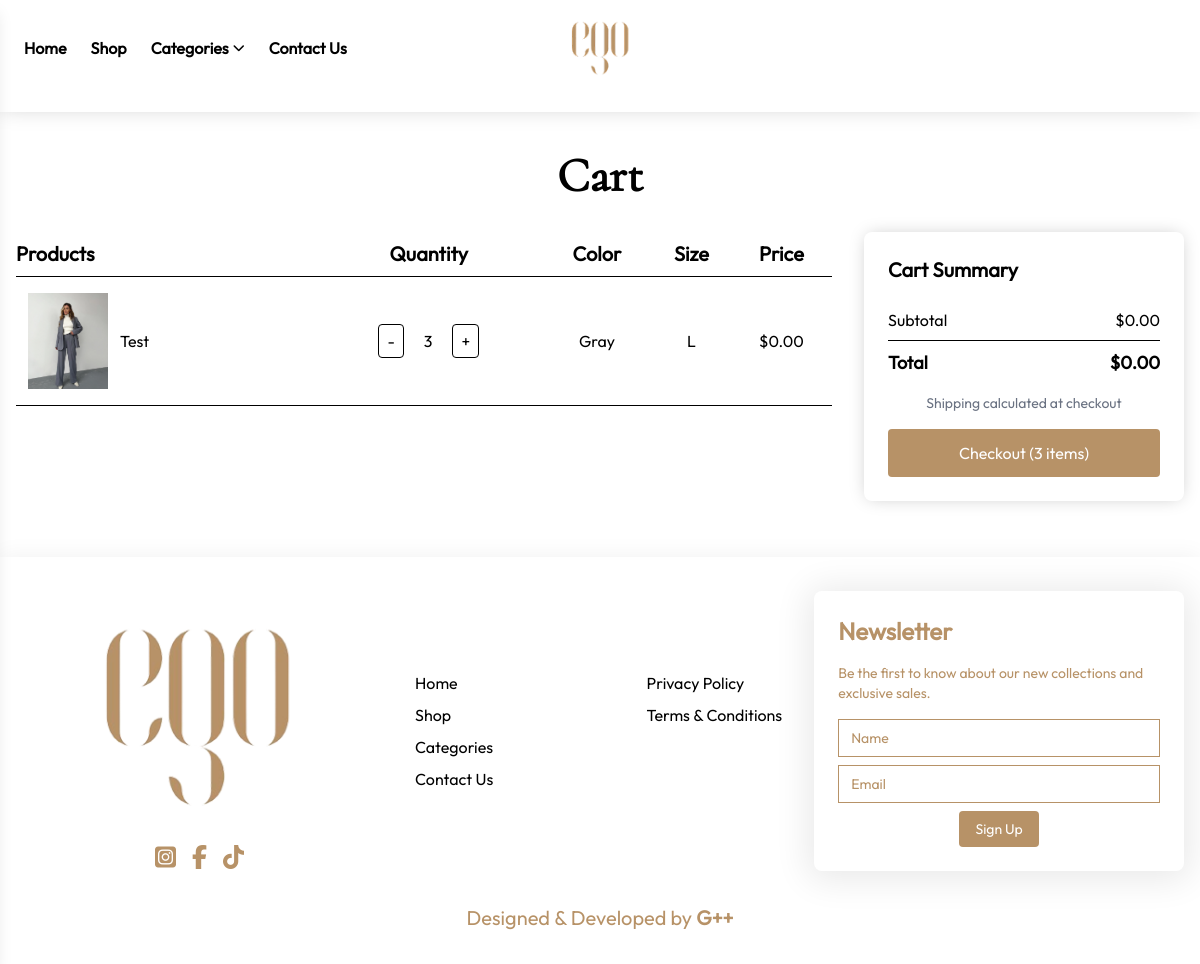
Screenshot of /cart.php (signed in) with the database file from the repository.
### tables this page shows
CREATE TABLE `cart_item` (
  `item_id` int(11) NOT NULL,
  `cart_id` int(11) NOT NULL,
  `product_id` int(11) NOT NULL,
  `variant_id` int(11) DEFAULT NULL,
  `image_id` int(11) DEFAULT NULL,
  `quantity` int(11) NOT NULL DEFAULT 1,
  `price` decimal(10,2) NOT NULL
);

CREATE TABLE `product_images` (
  `id` int(11) NOT NULL,
  `product_id` int(11) NOT NULL,
  `variant_id` int(11) DEFAULT NULL,
  `color_id` int(11) DEFAULT NULL,
  `image_path` varchar(255) NOT NULL,
  `is_main` tinyint(1) DEFAULT 0,
  `display_order` int(11) DEFAULT 1
);

CREATE TABLE `products` (
  `id` int(11) NOT NULL,
  `name` varchar(150) NOT NULL,
  `description` text DEFAULT NULL,
  `base_price` decimal(10,2) NOT NULL,
  `weight` decimal(10,2) DEFAULT NULL,
  `category_id` int(11) DEFAULT NULL,
  `created_at` timestamp NOT NULL DEFAULT current_timestamp(),
  `is_top` tinyint(1) NOT NULL DEFAULT 0,
  `is_active` tinyint(1) DEFAULT 1
);

CREATE TABLE `colors` (
  `id` int(11) NOT NULL,
  `name` varchar(50) NOT NULL,
  `hex_code` varchar(7) DEFAULT NULL
);

CREATE TABLE `sizes` (
  `id` int(11) NOT NULL,
  `name` varchar(50) NOT NULL,
  `type` varchar(50) DEFAULT NULL
);

### app/controllers/cartController.php (called while the page is built, shortened)
<?php
    require_once MODELS . 'Cart.php';
    class CartController{
        public function getCartItems() {
            try {
                if(isset($_SESSION['user_id'])){
                    $userId = $_SESSION['user_id'];
                    $cartId = Cart::getOrCreateCart($userId);
                    $items = Cart::getCartItemsWithDetails($cartId);
                    $total = Cart::getCartTotal($cartId);
                    $count = 0;
                    foreach($items as $item) {
                        $count += $item['quantity'];
                    }
                    return [
                        'success' => true,
                        'items' => $items,
                        'total' => $total,
                        'count' => $count
                    ];
                }
                $items = [];
                $total = 0;
                $count = 0;
                return [
                    'success' => true,
                    'items' => $items,
                    'total' => $total,
                    'count' => $count
                ];
            } catch (Exception $e) {
                return ['success' => false, 'message' => 'Server error: ' . $e->getMessage()];
            }
        }
    }

### app/core/DB.php (called while the page is built, shortened)
<?php
    require_once __DIR__ . '/../config/database.php';
    class DB{
        public static function getConnection(){
            global $pdo;
            return $pdo;
        }
        public static function query($sql, $params = []){
            $stmt = self::getConnection()->prepare($sql);
            if (!empty($params)) {
                foreach ($params as $index => $value) {
                    $paramType = is_int($value) ? PDO::PARAM_INT : PDO::PARAM_STR;
                    $stmt->bindValue($index + 1, $value, $paramType);
                }
                $stmt->execute();
            } else {
                $stmt->execute($params);
            }
            return $stmt;
        }
    }

### app/models/Cart.php (called while the page is built, shortened)
<?php
    require_once CORE . 'DB.php';
    class Cart{
        public static function getOrCreateCart($userId){
            try{
                $stmt = DB::query("SELECT cart_id FROM cart WHERE user_id = ?", [$userId]);
                $cart = $stmt->fetch(PDO::FETCH_ASSOC);
                if($cart){
                    return $cart['cart_id'];
                }else{
                    DB::query("INSERT INTO cart (user_id) VALUES (?)", [$userId]);
                    return DB::getConnection()->lastInsertId();
                }
            }catch(PDOException $e){
                throw new Exception("Failed to get or create cart: " . $e->getMessage());
            }
        }
        public static function getCartItemsWithDetails($cartId) {
            try {
                $stmt = DB::query("
                    SELECT
                        ci.item_id,
                        ci.product_id,
                        ci.quantity,
                        ci.price,
                        p.name,
                        p.description,
                        c.name AS color,
                        s.name AS size,
                        pi.image_path AS image
                    FROM cart_item ci
                    JOIN products p ON ci.product_id = p.id
                    LEFT JOIN product_variants pv ON ci.variant_id = pv.id
                    LEFT JOIN colors c ON pv.color_id = c.id
                    LEFT JOIN sizes s ON pv.size_id = s.id
                    LEFT JOIN product_images pi ON p.id = pi.product_id AND pi.is_main = 1
                    WHERE ci.cart_id = ?
                ", [$cartId]);
                return $stmt->fetchAll(PDO::FETCH_ASSOC);
            } catch(Exception $e) {
                file_put_contents(__DIR__ . '/../../logs/model.log', $e->getMessage() . "\n", FILE_APPEND);
                return [];
            }
        }
        public static function getCartTotal($cartId) {
            try {
                $stmt = DB::query("
                    SELECT SUM(ci.quantity * ci.price) AS total
                    FROM cart_item ci
                    WHERE ci.cart_id = ?
                ", [$cartId]);
                $total = $stmt->fetch(PDO::FETCH_ASSOC);
                return $total['total'] ?? 0;
            } catch(Exception $e) {
                file_put_contents(__DIR__ . '/../../logs/model.log', $e->getMessage() . "\n", FILE_APPEND);
                return 0;
            }
        }
    }

### app/views/frontend/cartSection.php (the view, shortened to what this page needs)
<?php
require_once CONT . 'CartController.php';
try {
    $cartController = new CartController();
    $cartData = $cartController->getCartItems();
    $cartItems = $cartData['items'] ?? [];
    $cartTotal = $cartData['total'] ?? 0;
    $cartCount = $cartData['count'] ?? 0;
} catch (Exception $e) {
    error_log("Cart error: " . $e->getMessage());
    $cartItems = [];
    $cartTotal = 0;
    $cartCount = 0;
}
?>
<section class="max-w-7xl mx-auto px-4 py-10">
  <h1 class="text-4xl md:text-5xl font-bold mb-8 text-center font-cor">Cart</h1>
  <?php if (empty($cartItems)): ?>
    <div class="text-center py-16">
      <i class="fi fi-rr-shopping-cart text-6xl text-gray-300 mb-4"></i>
      <h2 class="text-2xl font-semibold text-gray-600 mb-2">Your cart is empty</h2>
      <p class="text-gray-500 mb-6">Add some products to get started!</p>
      <a href="shop.php" class="bg-brand text-white px-8 py-3 rounded-lg hover:bg-brand-dark transition-colors">
        Continue Shopping
      </a>
    </div>
  <?php else: ?>
  <div class="flex flex-col lg:flex-row gap-8">
    <div class="flex-1">
      <table class="hidden md:table w-full border-collapse">
        <thead>
          <tr class="border-b">
            <th class="py-2 text-xl text-left">Products</th>
            <th class="py-2 text-xl">Quantity</th>
            <th class="py-2 text-xl">Color</th>
            <th class="py-2 text-xl">Size</th>
            <th class="py-2 text-xl">Price</th>
          </tr>
        </thead>
        <tbody id="cart-items-desktop">
          <?php foreach ($cartItems as $item): ?>
          <tr class="border-b text-center cart-item" data-product-id="<?= htmlspecialchars($item['product_id']) ?>"
              data-size="<?= htmlspecialchars($item['size'] ?? '') ?>"
              data-color="<?= htmlspecialchars($item['color'] ?? '') ?>"
              data-price="<?= htmlspecialchars($item['price'] ?? 0) ?>">
            <td class="py-4 text-left">
              <div class="flex gap-3 items-center">
                <img src="<?= !empty($item['image']) ? htmlspecialchars($item['image']) : 'assets/images/placeholder.png' ?>"
                     alt="<?= htmlspecialchars($item['name'] ?? 'Product') ?>"
                     class="w-20 h-24 object-cover">
                <p><?= htmlspecialchars($item['name'] ?? 'Product') ?></p>
              </div>
            </td>
            <td class="py-4">
              <div class="flex items-center justify-center gap-2">
                <button class="quantity-btn minus-btn px-2 py-1 border rounded hover:bg-gray-100">-</button>
                <span class="quantity-display mx-3"><?= (int)$item['quantity'] ?></span>
                <button class="quantity-btn plus-btn px-2 py-1 border rounded hover:bg-gray-100">+</button>
              </div>
            </td>
            <td class="py-4"><?= htmlspecialchars($item['color'] ?? 'N/A') ?></td>
            <td class="py-4"><?= htmlspecialchars($item['size'] ?? 'N/A') ?></td>
            <td class="py-4 item-subtotal">$<?= number_format($item['total'] ?? ($item['price'] * $item['quantity']), 2) ?></td>
          </tr>
          <?php endforeach; ?>
        </tbody>
      </table>
    </div>
    <div class="w-full lg:w-80 flex flex-col gap-4 p-6 shadow-[0_0_18px_-4px_rgba(0,0,0,0.25)] rounded-lg">
      <p class="text-xl font-semibold">Cart Summary</p>
      <div class="space-y-2">
        <div class="flex justify-between border-b py-2">
          <p>Subtotal</p>
          <p id="cart-subtotal">$<?= number_format($cartTotal, 2) ?></p>
        </div>
        <div class="flex justify-between font-semibold text-lg">
          <p>Total</p>
          <p id="cart-total">$<?= number_format($cartTotal, 2) ?></p>
        </div>
      </div>
      <p class="text-sm text-gray-500 text-center">Shipping calculated at checkout</p>
      <button id="checkout-btn" class="w-full bg-brand text-white py-3 rounded hover:bg-opacity-90 transition-colors">
        Checkout (<?= $cartCount ?> items)
      </button>
    </div>
  </div>
  <?php endif; ?>
</section>

### rows the page displays
cart_item: product_images.image_path (picture), product.name "Test", quantity "3", colors.name "Gray", sizes.name "L", price "0.00"

### other values shown
$cartTotal "0.00"
$cartCount "3"
